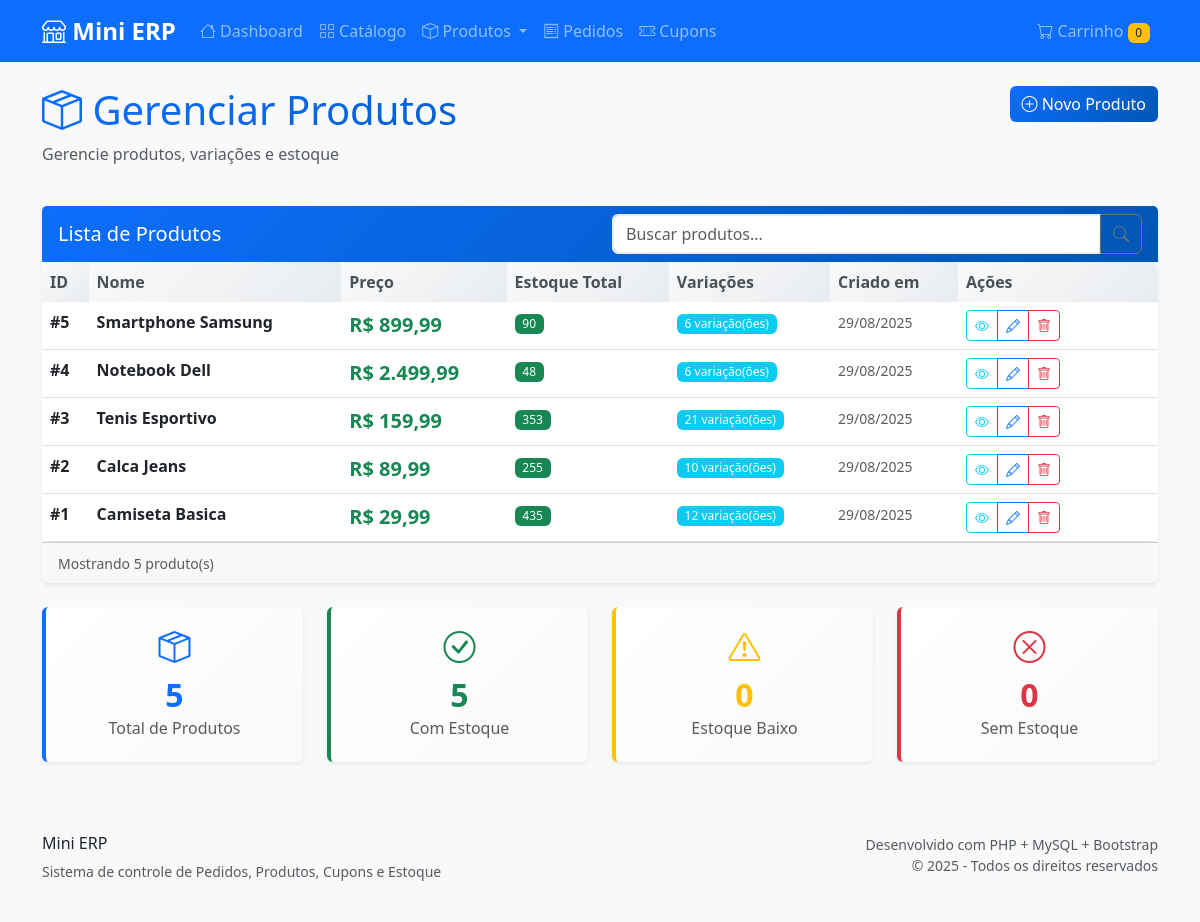
The app's page /?p=product&a=index with its own data.
### tables this page shows
CREATE TABLE produtos (
    id INT AUTO_INCREMENT PRIMARY KEY,
    nome VARCHAR(255) NOT NULL,
    preco DECIMAL(10,2) NOT NULL,
    variacoes JSON DEFAULT NULL,
    created_at TIMESTAMP DEFAULT CURRENT_TIMESTAMP,
    updated_at TIMESTAMP DEFAULT CURRENT_TIMESTAMP ON UPDATE CURRENT_TIMESTAMP
);

### app/controllers/ProductController.php (called while the page is built, shortened)
<?php
require_once __DIR__ . '/../models/Product.php';
class ProductController extends BaseController {
    private $productModel;
    public function __construct() {
        $this->productModel = new Product();
    }
    public function index() {
        $products = $this->productModel->getProductsWithStock();
        $this->view('products/index', [
            'products' => $products,
            'title' => 'Gerenciar Produtos'
        ]);
    }
}

### index.php (called while the page is built, shortened)
<?php
require_once __DIR__ . '/config/config.php';
try {
    $controllerInstance = new $controllerClass();
    $controllerInstance->$action();
} catch (Exception $e) {
    http_response_code(404);
    echo "<h1>Erro 404</h1>";
    echo "<p>" . htmlspecialchars($e->getMessage()) . "</p>";
    echo "<a href='".BASE_URL."'>Voltar ao início</a>";
}

### config/Database.php (called while the page is built, shortened)
<?php
class Database {
    private static $instance = null;
    private $connection;
    private $host = 'localhost:3307';
    private $database = 'mini_erp';
    private $username = 'root';
    private $password = '';
    private function __construct() {
        try {
            $this->connection = new PDO(
                "mysql:host={$this->host};dbname={$this->database};charset=utf8mb4",
                $this->username,
                $this->password,
                [
                    PDO::ATTR_ERRMODE => PDO::ERRMODE_EXCEPTION,
                    PDO::ATTR_DEFAULT_FETCH_MODE => PDO::FETCH_ASSOC,
                    PDO::ATTR_EMULATE_PREPARES => false
                ]
            );
            return;
        } catch (PDOException $e) {
        }
        die("Erro na conexão com o banco de dados: Não foi possível conectar nas portas 3306 ou 3307.");
    }
    public static function getInstance() {
        if (self::$instance === null) {
            self::$instance = new self();
        }
        return self::$instance;
    }
    public function getConnection() {
        return $this->connection;
    }
}

### app/models/BaseModel.php (called while the page is built, shortened)
<?php
require_once __DIR__ . '/../../config/Database.php';
abstract class BaseModel {
    public function __construct() {
        $this->db = Database::getInstance()->getConnection();
    }
}

### app/models/Product.php (called while the page is built, shortened)
<?php
require_once 'BaseModel.php';
class Product extends BaseModel {
    public function getProductsWithStock() {
        $sql = "SELECT p.*,
                       SUM(e.quantidade) as estoque_total,
                       COUNT(e.id) as variacoes_count
                FROM produtos p
                LEFT JOIN estoque e ON p.id = e.produto_id
                GROUP BY p.id
                ORDER BY p.id DESC";
        $stmt = $this->db->prepare($sql);
        $stmt->execute();
        return $stmt->fetchAll();
    }
}

### app/views/products/index.php (the view, shortened to what this page needs)
<div class="row mb-4">
    <div class="col-md-8">
        <h1 class="text-gradient">
            <i class="bi bi-box-seam"></i> Gerenciar Produtos
        </h1>
        <p class="text-muted">Gerencie produtos, variações e estoque</p>
    </div>
    <div class="col-md-4 text-md-end">
        <a href="<?php echo BASE_URL;?>/?p=product&a=create" class="btn btn-primary">
            <i class="bi bi-plus-circle"></i> Novo Produto
        </a>
    </div>
</div>
<?php if (!empty($products)): ?>
    <div class="card">
        <div class="card-header">
            <div class="row align-items-center">
                <div class="col-md-6">
                    <h5 class="mb-0">Lista de Produtos</h5>
                </div>
                <div class="col-md-6">
                    <div class="input-group">
                        <input type="text" class="form-control" placeholder="Buscar produtos..." id="search-table">
                        <button class="btn btn-outline-secondary" type="button">
                            <i class="bi bi-search"></i>
                        </button>
                    </div>
                </div>
            </div>
        </div>
        <div class="table-responsive">
            <table class="table table-hover mb-0">
                <thead>
                    <tr>
                        <th>ID</th>
                        <th>Nome</th>
                        <th>Preço</th>
                        <th>Estoque Total</th>
                        <th>Variações</th>
                        <th>Criado em</th>
                        <th width="200">Ações</th>
                    </tr>
                </thead>
                <tbody>
                    <?php foreach ($products as $product): ?>
                        <tr>
                            <td>
                                <strong>#<?= $product['id'] ?></strong>
                            </td>
                            <td>
                                <strong><?= htmlspecialchars($product['nome']) ?></strong>
                            </td>
                            <td>
                                <span class="price-tag">R$ <?= number_format($product['preco'], 2, ',', '.') ?></span>
                            </td>
                            <td>
                                <span class="badge bg-<?= $product['estoque_total'] > 10 ? 'success' : ($product['estoque_total'] > 0 ? 'warning' : 'danger') ?>">
                                    <?= $product['estoque_total'] ?? 0 ?>
                                </span>
                            </td>
                            <td>
                                <?php if ($product['variacoes_count'] > 0): ?>
                                    <span class="badge bg-info"><?= $product['variacoes_count'] ?> variação(ões)</span>
                                <?php else: ?>
                                    <span class="text-muted">Sem variações</span>
                                <?php endif; ?>
                            </td>
                            <td>
                                <small class="text-muted">
                                    <?= date('d/m/Y', strtotime($product['created_at'])) ?>
                                </small>
                            </td>
                            <td>
                                <div class="btn-group btn-group-sm" role="group">
                                    <a href="<?php echo BASE_URL;?>/?p=product&a=viewProduct&id=<?= $product['id'] ?>"
                                       class="btn btn-outline-info"
                                       data-bs-toggle="tooltip"
                                       title="Ver Produto">
                                        <i class="bi bi-eye"></i>
                                    </a>
                                    <a href="<?php echo BASE_URL;?>/?p=product&a=edit&id=<?= $product['id'] ?>"
                                       class="btn btn-outline-primary"
                                       data-bs-toggle="tooltip"
                                       title="Editar">
                                        <i class="bi bi-pencil"></i>
                                    </a>
                                    <button type="button"
                                            class="btn btn-outline-danger btn-delete"
                                            data-bs-toggle="tooltip"
                                            title="Excluir"
                                            onclick="deleteProduct(<?= $product['id'] ?>)">
                                        <i class="bi bi-trash"></i>
                                    </button>
                                </div>
                            </td>
                        </tr>
                    <?php endforeach; ?>
                </tbody>
            </table>
        </div>
        <div class="card-footer">
            <div class="row align-items-center">
                <div class="col-md-6">
                    <small class="text-muted">
                        Mostrando <?= count($products) ?> produto(s)
                    </small>
                </div>
            </div>
        </div>
    </div>
<?php endif; ?>
<div class="row mt-4">
    <div class="col-md-3">
        <div class="card stats-card">
            <div class="card-body text-center">
                <i class="bi bi-box-seam text-primary mb-2" style="font-size: 2rem;"></i>
                <div class="stats-number"><?= count($products) ?></div>
                <h6 class="card-title text-muted">Total de Produtos</h6>
            </div>
        </div>
    </div>
    <div class="col-md-3">
        <div class="card stats-card success">
            <div class="card-body text-center">
                <i class="bi bi-check-circle text-success mb-2" style="font-size: 2rem;"></i>
                <div class="stats-number text-success">
                    <?= count(array_filter($products, function($p) { return $p['estoque_total'] > 0; })) ?>
                </div>
                <h6 class="card-title text-muted">Com Estoque</h6>
            </div>
        </div>
    </div>
    <div class="col-md-3">
        <div class="card stats-card warning">
            <div class="card-body text-center">
                <i class="bi bi-exclamation-triangle text-warning mb-2" style="font-size: 2rem;"></i>
                <div class="stats-number text-warning">
                    <?= count(array_filter($products, function($p) { return $p['estoque_total'] <= 10 && $p['estoque_total'] > 0; })) ?>
                </div>
                <h6 class="card-title text-muted">Estoque Baixo</h6>
            </div>
        </div>
    </div>
    <div class="col-md-3">
        <div class="card stats-card danger">
            <div class="card-body text-center">
                <i class="bi bi-x-circle text-danger mb-2" style="font-size: 2rem;"></i>
                <div class="stats-number text-danger">
                    <?= count(array_filter($products, function($p) { return $p['estoque_total'] == 0; })) ?>
                </div>
                <h6 class="card-title text-muted">Sem Estoque</h6>
            </div>
        </div>
    </div>
</div>
<?php
include __DIR__ . '/../layout.php';
?>

### public/css/style.css (style rules this page uses)
:root { --primary-color: #0d6efd; --secondary-color: #6c757d; --success-color: #198754; --danger-color: #dc3545; --warning-color: #ffc107; --info-color: #0dcaf0; }
body { font-family: 'Segoe UI', Tahoma, Geneva, Verdana, sans-serif; background-color: #f8f9fa; }
.card { border: none; box-shadow: 0 0.125rem 0.25rem rgba(0, 0, 0, 0.075); transition: all 0.3s ease; }
.card-header { background: linear-gradient(135deg, var(--primary-color), #0056b3); color: white; border: none; font-weight: 600; }
.btn { font-weight: 500; transition: all 0.3s ease; }
.btn-primary { background: linear-gradient(135deg, var(--primary-color), #0056b3); border: none; }
.table { background: white; border-radius: 0.5rem; overflow: hidden; box-shadow: 0 0.125rem 0.25rem rgba(0, 0, 0, 0.075); }
.table thead th { background: linear-gradient(135deg, #f8f9fa, #e9ecef); border: none; font-weight: 600; color: #495057; }
.table tbody tr { transition: all 0.3s ease; }
.form-control, .form-select { border: 2px solid #e9ecef; transition: all 0.3s ease; }
.stats-card { background: linear-gradient(135deg, #fff, #f8f9fa); border-left: 4px solid var(--primary-color); }
.stats-card.success { border-left-color: var(--success-color); }
.stats-card.warning { border-left-color: var(--warning-color); }
.stats-card.danger { border-left-color: var(--danger-color); }
.stats-number { font-size: 2rem; font-weight: 700; color: var(--primary-color); }
.price-tag { font-size: 1.25rem; font-weight: 700; color: var(--success-color); }
.badge { font-weight: 500; }
.text-gradient { background: linear-gradient(135deg, var(--primary-color), #0056b3); -webkit-background-clip: text; -webkit-text-fill-color: transparent; background-clip: text; }

### records on screen
produtos: id "5", nome "Smartphone Samsung", preco "899,99", estoque_total "90", variacoes_count "6", created_at "29/08/2025"
produtos: id "4", nome "Notebook Dell", preco "2.499,99", estoque_total "48", variacoes_count "6", created_at "29/08/2025"
produtos: id "3", nome "Tenis Esportivo", preco "159,99", estoque_total "353", variacoes_count "21", created_at "29/08/2025"
produtos: id "2", nome "Calca Jeans", preco "89,99", estoque_total "255", variacoes_count "10", created_at "29/08/2025"
produtos: id "1", nome "Camiseta Basica", preco "29,99", estoque_total "435", variacoes_count "12", created_at "29/08/2025"

### other values on screen
count($products) "5"
